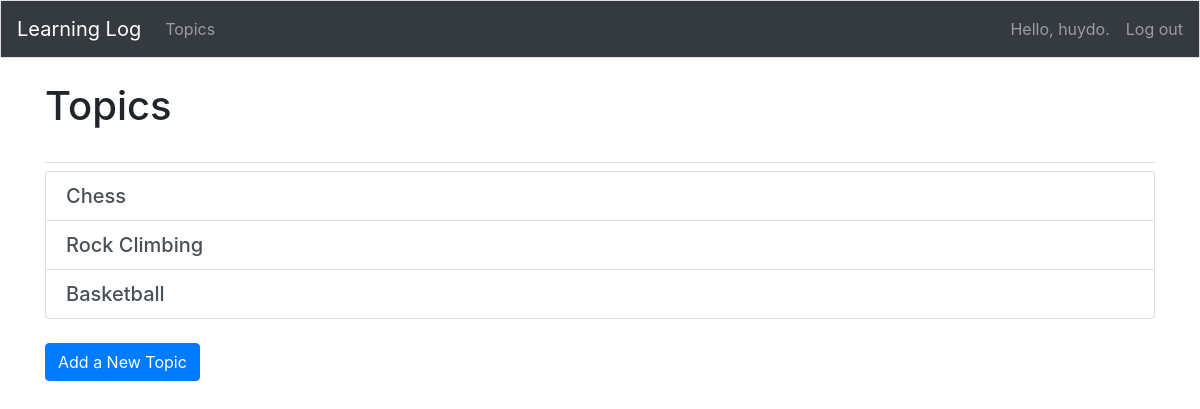
The page /topics/ (signed in) on the database as committed earlier.
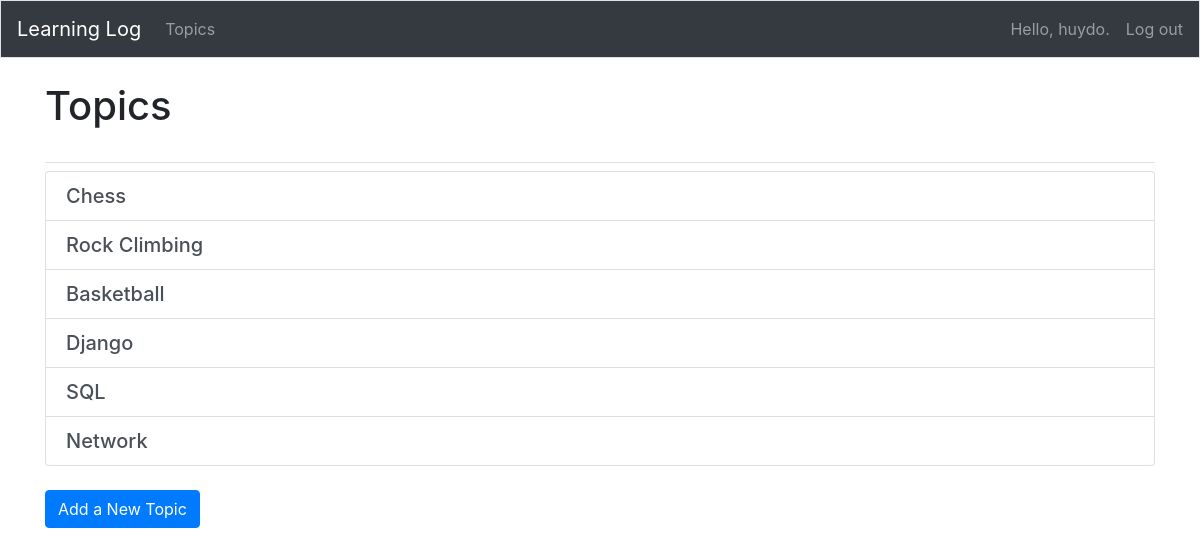
The same page on the database as committed later.
### learning_logs/models.py (models this page shows)
class Topic(models.Model):
    text = models.CharField(max_length=200)
    date_added = models.DateTimeField(auto_now_add=True)
    owner = models.ForeignKey(User, on_delete=models.CASCADE)
    def __str__(self):
        """This is just like toString() in Java"""
        return self.text

### learning_logs/views.py (the view)
# urls.py: path('topics/', views.topics, name='topics'),
def topics(request):
    topics = Topic.objects.order_by('date_added').filter(owner=request.user)
    context = {'topics': topics} # Pass data to template
    return render(request, 'learning_logs/topics.html', context)

### learning_logs/templates/learning_logs/topics.html
{% extends "learning_logs/base.html" %}
{% block page_header %}
    <h1 class="mb-4">Topics</h1>
{% endblock page_header %}
{% block content %}
<div class="list-group mb-4">
    {% for topic in topics %}
        <a href="{% url 'learning_logs:topic' topic.id %}" class="list-group-item list-group-item-action">
            <h5 class="mb-0">{{ topic }}</h5>
        </a>
    {% empty %}
        <div class="alert alert-info" role="alert">
            No topics have been added yet.
        </div>
    {% endfor %}
</div>
<a href="{% url 'learning_logs:new_topic' %}" class="btn btn-primary">Add a New Topic</a>
{% endblock content %}

### learning_logs/templates/learning_logs/base.html (shortened to what this page needs)
{% load bootstrap4 %}
<!DOCTYPE html>
<html lang="en">
<head>
    {% bootstrap_css %}
</head>
<body>
<nav class="navbar navbar-expand-md navbar-dark bg-dark mb-4 border">
    <a class="navbar-brand" href="{% url 'learning_logs:index' %}">Learning Log</a>
    <div class="collapse navbar-collapse" id="navbarCollapse">
        <ul class="navbar-nav mr-auto">
            <li class="nav-item">
                <a class="nav-link" href="{% url 'learning_logs:topics' %}">Topics</a>
            </li>
        </ul>
        <ul class="navbar-nav ml-auto">
            {% if user.is_authenticated %}
                <li class="nav-item">
                    <span class="navbar-text mr-3">Hello, {{ user.username }}.</span>
                </li>
                <li class="nav-item">
                    <form method="post" action="{% url 'users:logout' %}">
                        <button type="submit" class="nav-link "
                                style="padding: 0; border: none; background: none; margin-top: 8px">
                            Log out
                        </button>
                    </form>
                </li>
            {% endif %}
        </ul>
    </div>
</nav>
<main role="main" class="container">
    <div class="pb-2 mb-2 border-bottom">
        {% block page_header %}{% endblock page_header %}
    </div>
    <div>
        {% block content %}{% endblock content %}
    </div>
</main>
</body>
</html>

Rows that differ between the two databases and show on the page:
added Topic: text "Django"
added Topic: text "SQL"
added Topic: text "Network"
